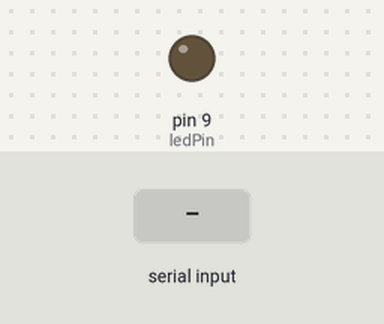
A sketch run on a simulated Arduino Uno, built with avr-gcc and run on an emulated ATmega328P. Shown: output pins drawn as LEDs (lit = HIGH). The inputs (shaded band) are chosen by the test bench.

Above: at 1.2 s.
1.3 s: byte 30 received over Serial
At 2.5 s:
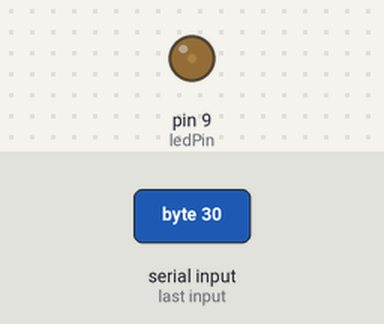
2.8 s: byte 90 received over Serial
At 3.8 s:
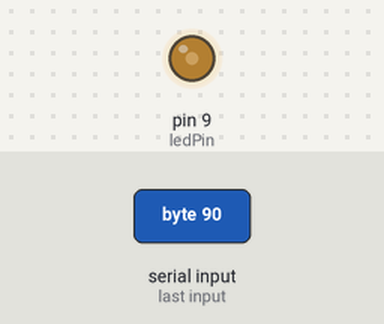
Timing chart, 0 to 5.8 s (numbered marks = the images above; inputs shaded):
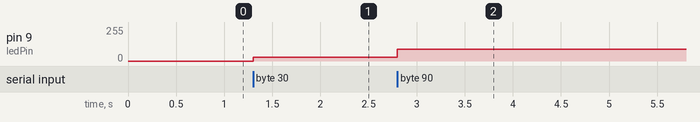

Measured:
- after the input at 1.3 s, pin 9 (ledPin): 0/255 → 30/255 at once
- after the input at 2.8 s, pin 9 (ledPin): 30/255 → 90/255 at once

The sketch:

maxmsp_lefslider.ino
```cpp
int ledPin = 9;

void setup()
{
  // begin the serial communication
  Serial.begin(9600);
  pinMode(ledPin, OUTPUT);
}

void loop()
{
  byte val;

  // check if data has been sent from the computer
  if (Serial.available()) {
    // read the most recent byte (which will be from 0 to 255)
    val = Serial.read();
    // set the brightness of the LED
    analogWrite(ledPin, val);
  }
}
```
